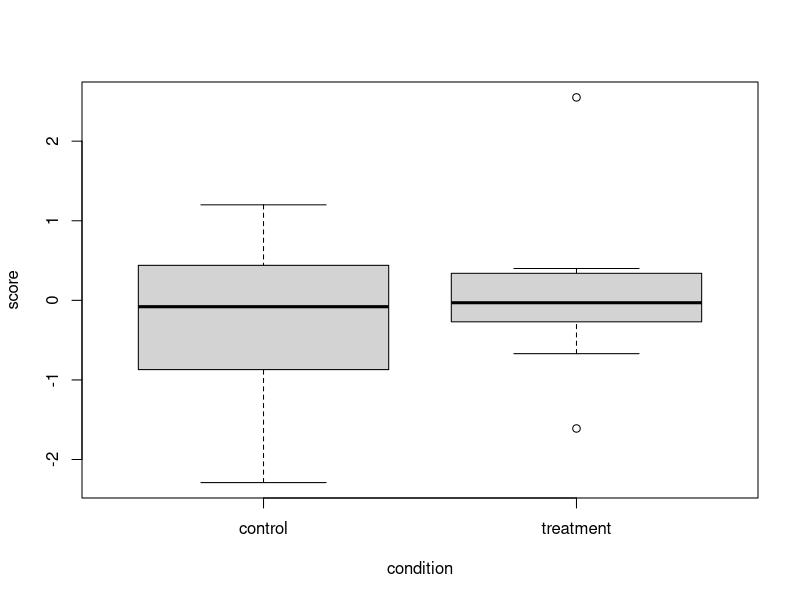

Write the R code that produced this figure.
## ---- chunk 1
dat=read.csv('hello.csv')
## ---- chunk 2
dat
## ---- chunk 3
tapply(dat$score,dat$condition,summary)
## ---- chunk 4
boxplot(score~condition,data=dat)
## ---- chunk 5
t.test(score~condition,data=dat,var.equal=T)
